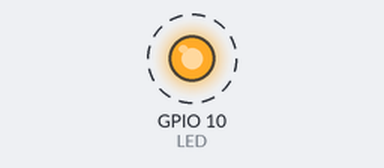
Recording of a sketch running on a simulated ESP32-S3. Parts: output pins drawn as LEDs (lit = HIGH). Dashed ring = blinking. Nothing arrives over Bluetooth unless stated; a phone connects over Bluetooth LE 3 s after start.

Above: at 0.5 s.
Timing chart, 0 to 4.6 s (numbered marks = the images above):
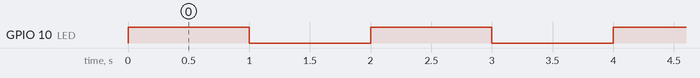

Measured:
- by itself, GPIO 10 (LED): alternates HIGH for 1.0 s and LOW for 1.0 s

The sketch:

02_BLE_Blink.ino
```cpp
/*
程序名称：BLE_Blink
主要功能：通过BLE控制LED的闪烁频率
详细描述：实验芯片为ESP32-S3，通过BLE发送特定的数据控制LED闪烁频率。例如："1000"为间隔1s闪烁，"500"为间隔0.5s闪烁
备注：默认沟通的蓝牙设备发送的数据符合相应格式，这里不做类型转换的校验，且数据转化后大于100小于10000（即闪烁最小0.1s最多10s）
*/


#include <BLEDevice.h>
#include <BLEServer.h>
#define LED 10
#define LED_ON HIGH
#define LED_OFF LOW
//服务UUID
#define SERVICE_UUID "dce0ea62-7dc5-c314-574b-f41db85ca3ad"
//特性UUID
#define CHARACTERISTIC_UUID "21e18c04-ba64-5a87-c8d5-eb458b8098cc"


//全局变量，闪烁间隔时间
int BlinkTime = 0;

//全局变量，LED亮灭状态
bool isLEDon = 0;

//全局变量，特性指针
BLECharacteristic *pCharacteristic;


//回调函数
class callBacks : public BLEServerCallbacks {
  void onConnect(BLEServer *pServer) {
  }
  void onDisconnect(BLEServer *pServer) {
    BLEDevice::startAdvertising();
  }
};


void setup() {

  pinMode(LED, OUTPUT);

  //初始化蓝牙，不再过多叙述

  BLEDevice::init("BLE_CONTROL_LED");

  BLEServer *pServer = BLEDevice::createServer();

  pServer->setCallbacks(new callBacks());

  BLEService *pService = pServer->createService(SERVICE_UUID);

  pCharacteristic = pService->createCharacteristic(CHARACTERISTIC_UUID, BLECharacteristic::PROPERTY_READ | BLECharacteristic::PROPERTY_WRITE);

  //设定默认是1s闪烁
  pCharacteristic -> setValue("1000");

  pService->start();

  BLEAdvertising *pAdvertising = BLEDevice::getAdvertising();

  pAdvertising->addServiceUUID(SERVICE_UUID);

  pAdvertising->setScanResponse(false);

  BLEDevice::startAdvertising();

}

void loop() {

  //获取BLE数据
  String valueString = pCharacteristic -> getValue();

  //数据类型转换
  BlinkTime = atoi(valueString.c_str());

  //检测数据范围合规
  if (BlinkTime >= 100 && BlinkTime <= 10000){

    //如果数据范围合规，判断LED亮灭状态，并翻转
    if (isLEDon == 1){
      isLEDon = 0;
      digitalWrite(LED, LED_OFF);
  } else {
      isLEDon = 1;
      digitalWrite(LED, LED_ON);
  }

    //如果数据合规，开始循环闪烁
    delay(BlinkTime);

  } else {

    //如果数据不合规，LED熄灭
    digitalWrite(LED, LED_OFF);

  }

}
```
